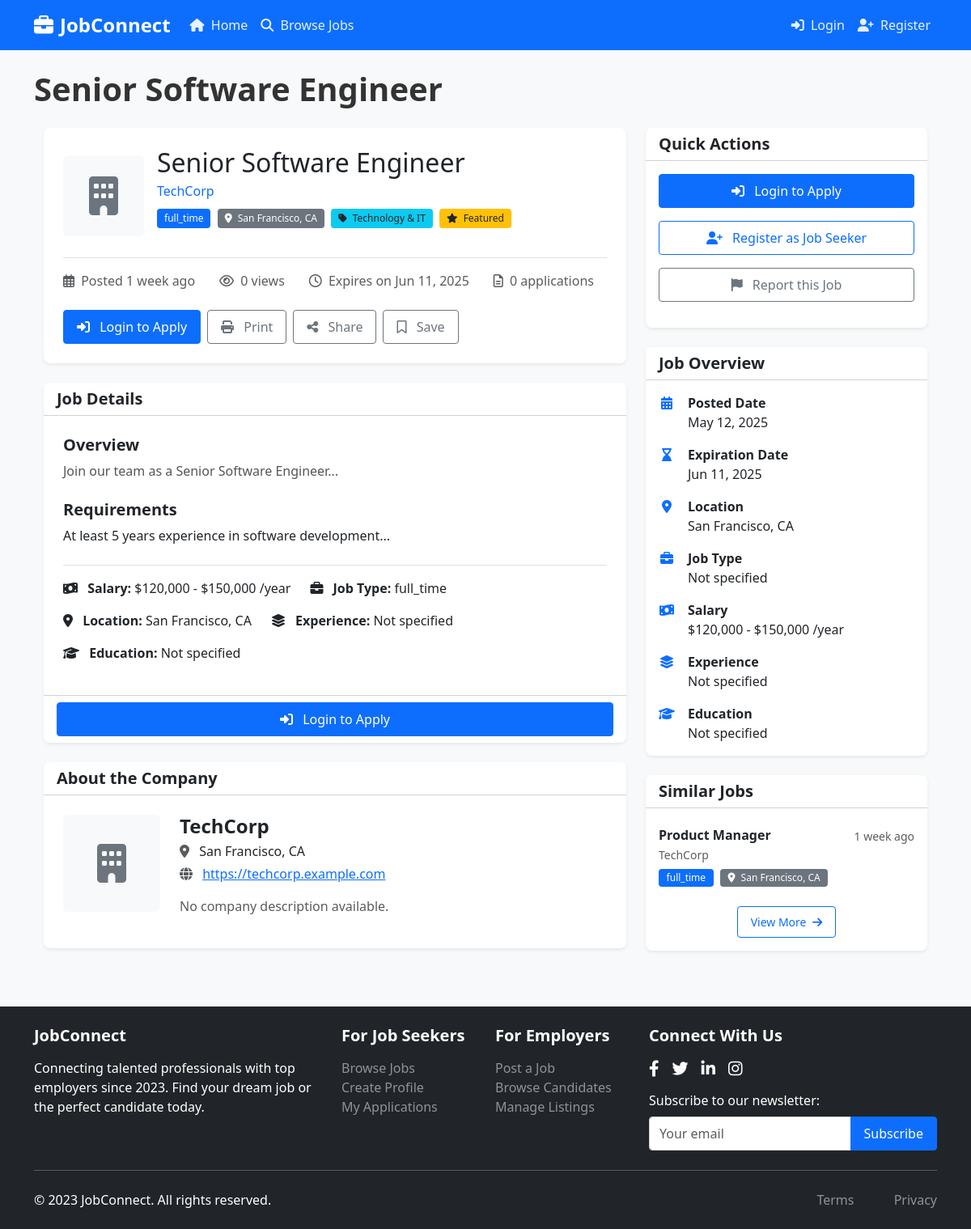
Page /job-details.php?id=1 on the committed database.
### tables this page shows
CREATE TABLE IF NOT EXISTS `jobs` (
  `id` int(11) NOT NULL AUTO_INCREMENT,
  `employer_id` int(11) NOT NULL,
  `title` varchar(255) NOT NULL,
  `location` varchar(255) DEFAULT NULL,
  `job_type` varchar(50) DEFAULT NULL,
  `category` varchar(100) DEFAULT NULL,
  `description` text NOT NULL,
  `requirements` text DEFAULT NULL,
  `responsibilities` text DEFAULT NULL,
  `salary_min` decimal(10,2) DEFAULT NULL,
  `salary_max` decimal(10,2) DEFAULT NULL,
  `salary_period` varchar(20) DEFAULT NULL,
  `benefits` text DEFAULT NULL,
  `application_url` varchar(255) DEFAULT NULL,
  `featured` tinyint(1) NOT NULL DEFAULT 0,
  `status` enum('draft','active','expired','closed') NOT NULL DEFAULT 'active',
  `created_at` timestamp NOT NULL DEFAULT CURRENT_TIMESTAMP,
  `updated_at` timestamp NOT NULL DEFAULT CURRENT_TIMESTAMP ON UPDATE CURRENT_TIMESTAMP,
  `expires_at` datetime NOT NULL,
  PRIMARY KEY (`id`),
  KEY `employer_id` (`employer_id`),
  CONSTRAINT `jobs_ibfk_1` FOREIGN KEY (`employer_id`) REFERENCES `employers` (`id`) ON DELETE CASCADE
);

CREATE TABLE IF NOT EXISTS `employers` (
  `id` int(11) NOT NULL AUTO_INCREMENT,
  `company_name` varchar(255) NOT NULL,
  `email` varchar(255) NOT NULL,
  `password` varchar(255) NOT NULL,
  `logo` varchar(255) DEFAULT NULL,
  `website` varchar(255) DEFAULT NULL,
  `description` text DEFAULT NULL,
  `location` varchar(255) DEFAULT NULL,
  `industry` varchar(100) DEFAULT NULL,
  `company_size` varchar(50) DEFAULT NULL,
  `founded_year` int(4) DEFAULT NULL,
  `phone` varchar(20) DEFAULT NULL,
  `remember_token` varchar(64) DEFAULT NULL,
  `token_expires` datetime DEFAULT NULL,
  `created_at` timestamp NOT NULL DEFAULT CURRENT_TIMESTAMP,
  `updated_at` timestamp NOT NULL DEFAULT CURRENT_TIMESTAMP ON UPDATE CURRENT_TIMESTAMP,
  PRIMARY KEY (`id`),
  UNIQUE KEY `email` (`email`)
);

### job-details.php (the view, shortened to what the rows shown need)
<?php
require_once 'config/db.php';
require_once 'includes/functions.php';
$job_id = intval($_GET['id']);
$query = "SELECT j.*, e.company_name, e.logo, e.location as company_location, e.website
          FROM jobs j
          JOIN employers e ON j.employer_id = e.id
          WHERE j.id = ? AND j.status = 'active' AND j.expires_at > NOW()";
$stmt = $conn->prepare($query);
$stmt->bind_param("i", $job_id);
$stmt->execute();
$result = $stmt->get_result();
$job = $result->fetch_assoc();
$check_column = "SHOW COLUMNS FROM jobs LIKE 'views'";
$result_check = $conn->query($check_column);
if ($result_check->num_rows > 0) {
    $update_views = "UPDATE jobs SET views = views + 1 WHERE id = ?";
    $stmt = $conn->prepare($update_views);
    $stmt->bind_param("i", $job_id);
    $stmt->execute();
} else {
    $add_column = "ALTER TABLE jobs ADD COLUMN views INT DEFAULT 0";
    $conn->query($add_column);
}
$similar_jobs_query = "SELECT j.id, j.title, j.job_type, j.location, j.created_at, e.company_name
                      FROM jobs j
                      JOIN employers e ON j.employer_id = e.id
                      WHERE j.category = ? AND j.id != ? AND j.status = 'active' AND j.expires_at > NOW()
                      ORDER BY j.created_at DESC
                      LIMIT 3";
$stmt = $conn->prepare($similar_jobs_query);
$stmt->bind_param("si", $job['category'], $job_id);
$stmt->execute();
$similar_jobs_result = $stmt->get_result();
$page_header = htmlspecialchars($job['title']);
include_once 'includes/header.php';
?>
<div class="container mb-5">
    <div class="row">
        <div class="col-lg-8 mb-4 mb-lg-0">
            <div class="card border-0 shadow-sm mb-4">
                <div class="card-body p-4">
                    <div class="d-flex align-items-center mb-3">
                        <div>
                            <h1 class="h2 mb-1"><?php echo htmlspecialchars($job['title']); ?></h1>
                            <p class="company-name mb-2">
                                <a href="#company-info" class="text-decoration-none">
                                    <?php echo htmlspecialchars($job['company_name']); ?>
                                </a>
                            </p>
                            <div class="job-meta">
                                <?php if($job['job_type']): ?>
                                    <span class="badge bg-primary mb-1 me-1"><?php echo isset(getEmploymentTypes()[$job['job_type']]) ? htmlspecialchars(getEmploymentTypes()[$job['job_type']]) : htmlspecialchars($job['job_type']); ?></span>
                                <?php endif; ?>
                                <?php if($job['location']): ?>
                                    <span class="badge bg-secondary mb-1 me-1">
                                        <i class="fas fa-map-marker-alt me-1"></i>
                                        <?php echo htmlspecialchars($job['location']); ?>
                                    </span>
                                <?php endif; ?>
                                <?php if($job['category']): ?>
                                    <span class="badge bg-info text-dark mb-1 me-1">
                                        <i class="fas fa-tag me-1"></i>
                                        <?php echo htmlspecialchars(getJobCategories()[$job['category']]); ?>
                                    </span>
                                <?php endif; ?>
                                <?php if($job['featured']): ?>
                                    <span class="badge bg-warning text-dark mb-1">
                                        <i class="fas fa-star me-1"></i> Featured
                                    </span>
                                <?php endif; ?>
                            </div>
                        </div>
                    </div>
                    <div class="d-flex flex-wrap justify-content-between align-items-center mb-3 pt-3 border-top">
                        <div class="me-3 mb-2">
                            <p class="mb-0 text-muted">
                                <i class="far fa-calendar-alt me-1"></i> Posted <?php echo timeAgo($job['created_at']); ?>
                            </p>
                        </div>
                        <div class="me-3 mb-2">
                            <p class="mb-0 text-muted">
                                <i class="far fa-clock me-1"></i> Expires on <?php echo formatDate($job['expires_at']); ?>
                            </p>
                        </div>
                    </div>
                </div>
            </div>
            <div class="card border-0 shadow-sm mb-4">
                <div class="card-body p-4">
                    <div class="mb-4">
                        <h5>Overview</h5>
                        <div class="job-description">
                            <?php echo nl2br(htmlspecialchars($job['description'])); ?>
                        </div>
                    </div>
                    <?php if(!empty($job['requirements'])): ?>
                        <div class="mb-4">
                            <h5>Requirements</h5>
                            <div class="job-requirements">
                                <?php echo nl2br(htmlspecialchars($job['requirements'])); ?>
                            </div>
                        </div>
                    <?php endif; ?>
                    <div class="d-flex flex-wrap mt-4 pt-3 border-top">
                        <div class="me-4 mb-3">
                            <strong><i class="fas fa-money-bill-wave me-2"></i> Salary:</strong>
                            <?php if($job['salary_min'] && $job['salary_max']): ?>
                                $<?php echo number_format($job['salary_min']); ?> - $<?php echo number_format($job['salary_max']); ?>
                                <?php if($job['salary_period']): ?>
                                    /<?php echo htmlspecialchars($job['salary_period']); ?>
                                <?php endif; ?>
                            <?php else: ?>
                                Not specified
                            <?php endif; ?>
                        </div>
                        <div class="me-4 mb-3">
                            <strong><i class="fas fa-briefcase me-2"></i> Job Type:</strong>
                            <?php echo $job['job_type'] ? (isset(getEmploymentTypes()[$job['job_type']]) ? htmlspecialchars(getEmploymentTypes()[$job['job_type']]) : htmlspecialchars($job['job_type'])) : 'Not specified'; ?>
                        </div>
                        <div class="me-4 mb-3">
                            <strong><i class="fas fa-map-marker-alt me-2"></i> Location:</strong>
                            <?php echo $job['location'] ? htmlspecialchars($job['location']) : 'Not specified'; ?>
                        </div>
                        <div class="me-4 mb-3">
                            <strong><i class="fas fa-layer-group me-2"></i> Experience:</strong>
                            <?php echo (isset($job['experience_level']) && $job['experience_level'] && array_key_exists($job['experience_level'], getExperienceLevels())) ? htmlspecialchars(getExperienceLevels()[$job['experience_level']]) : 'Not specified'; ?>
                        </div>
                        <div class="me-4 mb-3">
                            <strong><i class="fas fa-graduation-cap me-2"></i> Education:</strong>
                            <?php
                                $education_levels = getEducationLevels();
                                echo (isset($job['education_level']) && $job['education_level'] && array_key_exists($job['education_level'], $education_levels)) ?
                                    htmlspecialchars($education_levels[$job['education_level']]) : 'Not specified';
                            ?>
                        </div>
                    </div>
                </div>
            </div>
            <div class="card border-0 shadow-sm mb-4" id="company-info">
                <div class="card-body p-4">
                    <div class="d-flex flex-column flex-md-row">
                        <div>
                            <h4 class="mb-1"><?php echo htmlspecialchars($job['company_name']); ?></h4>
                            <div class="mb-3">
                                <?php if($job['company_location']): ?>
                                    <p class="mb-1">
                                        <i class="fas fa-map-marker-alt me-2 text-muted"></i>
                                        <?php echo htmlspecialchars($job['company_location']); ?>
                                    </p>
                                <?php endif; ?>
                                <?php if($job['website']): ?>
                                    <p class="mb-1">
                                        <i class="fas fa-globe me-2 text-muted"></i>
                                        <a href="<?php echo htmlspecialchars($job['website']); ?>" target="_blank" rel="noopener noreferrer">
                                            <?php echo htmlspecialchars($job['website']); ?>
                                        </a>
                                    </p>
                                <?php endif; ?>
                            </div>
                            <p class="text-muted">No company description available.</p>
                        </div>
                    </div>
                </div>
            </div>
        </div>
        <div class="col-lg-4">
            <div class="card border-0 shadow-sm mb-4">
                <div class="card-body">
                    <ul class="list-unstyled mb-0">
                        <li class="d-flex mb-3">
                            <div>
                                <strong>Posted Date</strong>
                                <p class="mb-0"><?php echo formatDate($job['created_at']); ?></p>
                            </div>
                        </li>
                        <li class="d-flex mb-3">
                            <div>
                                <strong>Expiration Date</strong>
                                <p class="mb-0"><?php echo formatDate($job['expires_at']); ?></p>
                            </div>
                        </li>
                        <li class="d-flex mb-3">
                            <div>
                                <strong>Location</strong>
                                <p class="mb-0"><?php echo $job['location'] ? htmlspecialchars($job['location']) : 'Not specified'; ?></p>
                            </div>
                        </li>
                        <li class="d-flex mb-3">
                            <div>
                                <strong>Salary</strong>
                                <p class="mb-0">
                                    <?php if($job['salary_min'] && $job['salary_max']): ?>
                                        $<?php echo number_format($job['salary_min']); ?> - $<?php echo number_format($job['salary_max']); ?>
                                        <?php if($job['salary_period']): ?>
                                            /<?php echo htmlspecialchars($job['salary_period']); ?>
                                        <?php endif; ?>
                                    <?php else: ?>
                                        Not specified
                                    <?php endif; ?>
                                </p>
                            </div>
                        </li>
                    </ul>
                </div>
            </div>
            <div class="card border-0 shadow-sm">
                <div class="card-body">
                    <?php if($similar_jobs_result && $similar_jobs_result->num_rows > 0): ?>
                        <div class="list-group list-group-flush">
                            <?php while($similar_job = $similar_jobs_result->fetch_assoc()): ?>
                                <a href="job-details.php?id=<?php echo $similar_job['id']; ?>" class="list-group-item list-group-item-action border-0 px-0">
                                    <div class="d-flex justify-content-between align-items-start">
                                        <div>
                                            <h6 class="mb-1"><?php echo htmlspecialchars($similar_job['title']); ?></h6>
                                            <p class="mb-1 small text-muted"><?php echo htmlspecialchars($similar_job['company_name']); ?></p>
                                            <div>
                                                <?php if($similar_job['job_type']): ?>
                                                    <span class="badge bg-primary me-1"><?php echo isset(getEmploymentTypes()[$similar_job['job_type']]) ? htmlspecialchars(getEmploymentTypes()[$similar_job['job_type']]) : htmlspecialchars($similar_job['job_type']); ?></span>
                                                <?php endif; ?>
                                                <?php if($similar_job['location']): ?>
                                                    <span class="badge bg-secondary">
                                                        <i class="fas fa-map-marker-alt me-1"></i>
                                                        <?php echo htmlspecialchars($similar_job['location']); ?>
                                                    </span>
                                                <?php endif; ?>
                                            </div>
                                        </div>
                                        <span class="text-muted small"><?php echo timeAgo($similar_job['created_at']); ?></span>
                                    </div>
                                </a>
                            <?php endwhile; ?>
                        </div>
                    <?php else: ?>
                        <p class="text-muted">No similar jobs found.</p>
                    <?php endif; ?>
                </div>
            </div>
        </div>
    </div>
</div>
<?php
include_once 'includes/footer.php';
?>

### includes/header.php (shortened to what the rows shown need)
<!DOCTYPE html>
<html lang="en">
<head>
    <link href="https://cdn.jsdelivr.net/npm/bootstrap@5.3.0/dist/css/bootstrap.min.css" rel="stylesheet">
    <link rel="stylesheet" href="https://cdnjs.cloudflare.com/ajax/libs/font-awesome/6.4.0/css/all.min.css">
    <link href="/assets/css/style.css" rel="stylesheet">
</head>
<body>
    <div class="container my-4">
        <?php if(isset($page_header)): ?>
            <h1 class="mb-4"><?php echo $page_header; ?></h1>
        <?php endif; ?>

### rows in the picture
jobs: title "Senior Software Engineer", employer.company_name "TechCorp", job_type "full_time", location "San Francisco, CA", category "Technology & IT", created_at "1 week ago", expires_at "Jun 11, 2025", description "Join our team as a Senior Software Engineer...", requirements "At least 5 years experience in software development...", salary_min "120,000", salary_max "150,000", salary_period "year", employer.location "San Francisco, CA", employer.website "https://techcorp.example.com", created_at "May 12, 2025"
jobs: title "Product Manager", employer.company_name "TechCorp", job_type "full_time", location "San Francisco, CA", created_at "1 week ago"
